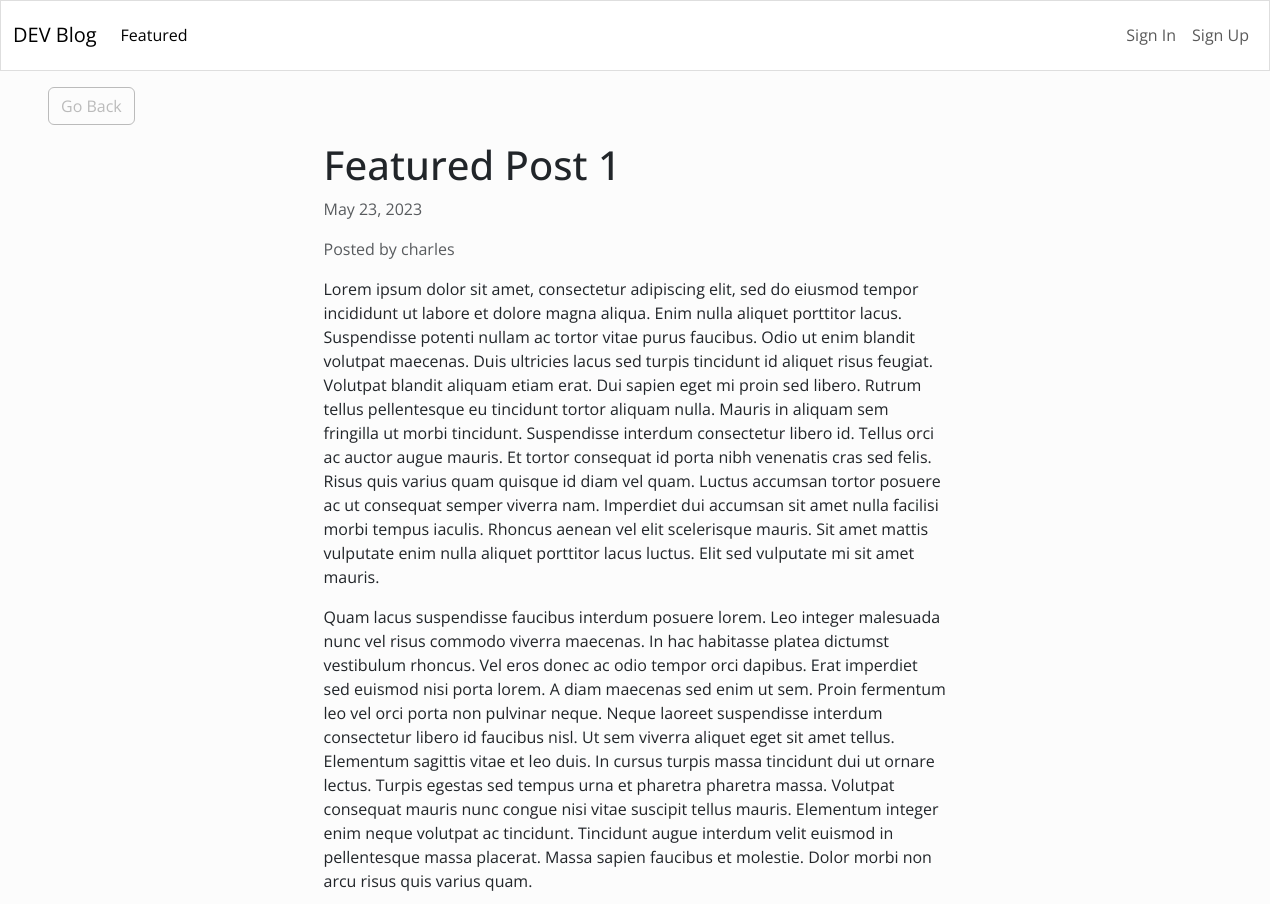
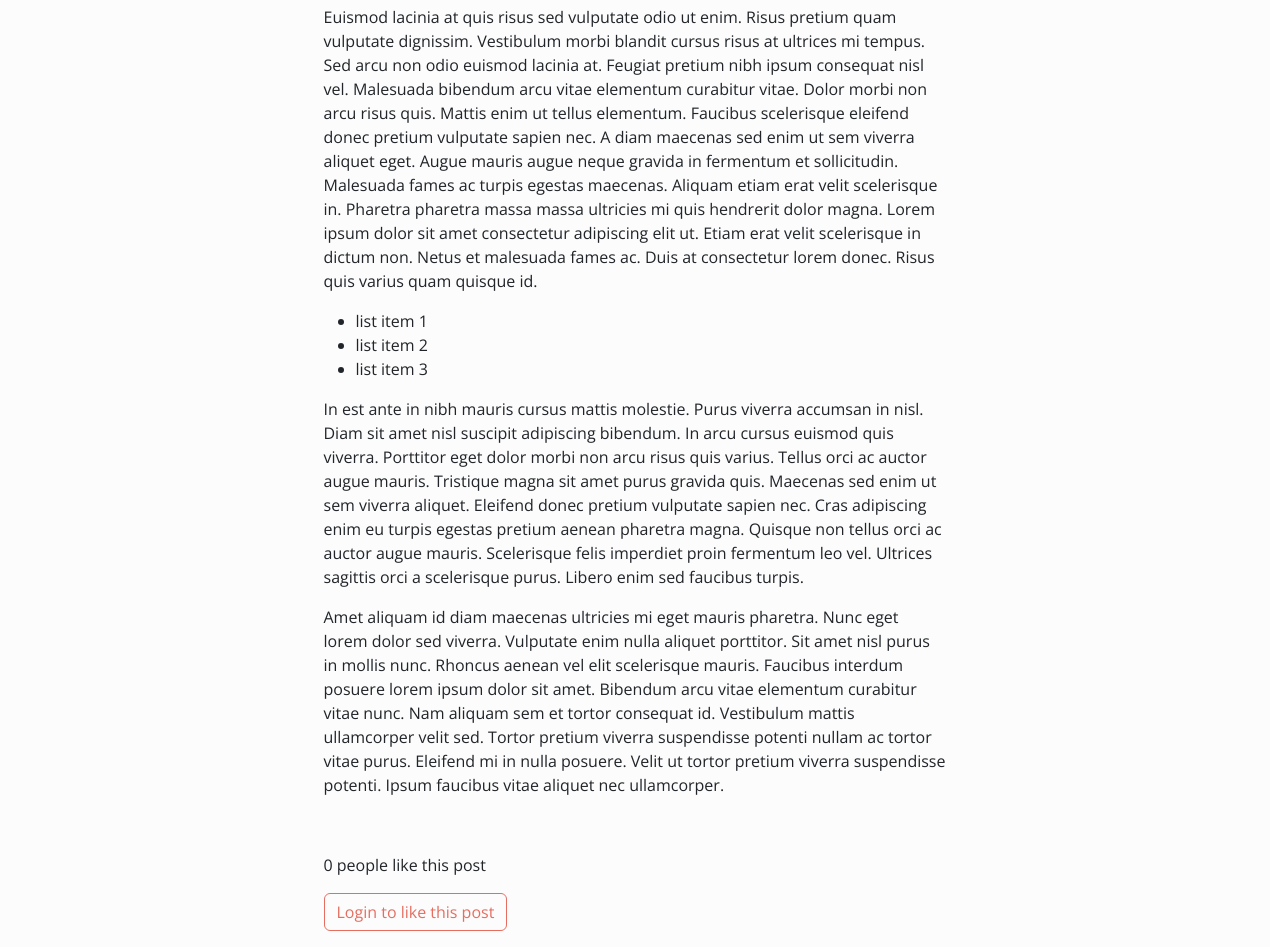
Page /2/ on the committed database (2 pictures, top to bottom).
### blog/models.py (models this page shows)
class Article(models.Model):
    title = models.CharField(max_length=255)
    content = HTMLField()
    date = models.DateField(auto_now_add=True)
    author = models.ForeignKey(User, on_delete=models.CASCADE)
    featured = models.BooleanField(default=False)
    likes = models.ManyToManyField(User, related_name='likes', blank=True)

### blog/views.py (the view)
# urls.py: path('<int:pk>/', DetailArticleView.as_view(), name='detail_article'),
class DetailArticleView(DetailView):
    model = Article
    template_name = 'blog/blog_post.html'
    def get_context_data(self, *args, **kwargs):
        context = super(DetailArticleView, self).get_context_data(*args, **kwargs)
        context['liked_by_user'] = False
        article = Article.objects.get(id=self.kwargs.get('pk'))
        if article.likes.filter(pk=self.request.user.id).exists():
            context['liked_by_user'] = True
        return context

### blog/templates/blog/blog_post.html (shortened to what this page needs)
{% extends 'blog/base.html' %}
{% block content %}
 <div class="row">
     <div class="col-md-12 col-12 mx-md-5 mx-2 mt-md-3 my-3">
        <a class="btn btn-outline-secondary" href="{% url 'index' %}">Go Back</a>
     </div>
 </div>
 <div class="row">
    <div class="col-md-6 col-11 mx-md-auto mb-3 pb-2 mx-3">
        <h1>{{ object.title }}</h1>
        <p class="text-muted">{{ object.date }}</p>
        <p class="text-muted">Posted by {{ object.author.username }}</p>
        <div class="">
            {{ object.content|safe }}
        </div>
    </div>
 </div>
 <div class="row my-3">
   <div class="col-md-6 col-12 mx-md-auto mx-3">
    {% if object.likes.count == 1 %}
        <p>{{ object.likes.count }} person likes this post</p>
    {% else %}
        <p>{{ object.likes.count }} people like this post</p>
    {% endif %}
    {% if request.user.is_authenticated %}
        {% if liked_by_user %}
           <form method = "POST" action = "{% url 'like_article' object.id %}">
               {% csrf_token %}
               <button class="btn btn-outline-primary"><ion-icon name="heart-dislike-outline"></ion-icon> Unlike this post</button>
           </form>
        {% else %}
             <form method = "POST" action = "{% url 'like_article' object.id %}">
                  {% csrf_token %}
                 <button class="btn btn-outline-primary"><ion-icon name="heart-outline"></ion-icon>
                    Like this post</button>
             </form>
        {% endif %}
    {% else %}
     <button class="btn btn-outline-primary" disabled> Login to like this post</button>
    {% endif %}
   </div>
 </div>
{% endblock %}

### rows in the picture
Article: title "Featured Post 1", date "May 23, 2023", author.username "charles", content "Lorem ipsum dolor sit amet, consectetur adipiscing elit, sed do eiusmod tempor incididunt ut labore et dolore magna aliqua. Enim nulla aliquet porttitor lacus. Suspendisse potenti nullam ac tortor vitae purus faucibus. Odio ut enim blandit volutpat maecenas. Duis ultricies lacus sed turpis tincidunt id aliquet risus feugiat. Volutpat blandit aliquam etiam erat. Dui sapien eget mi proin sed libero. Rutrum tellus pellentesque eu tincidunt tortor aliquam nulla. Mauris in aliquam sem fringilla ut morbi tincidunt. Suspendisse interdum consectetur libero id. Tellus orci ac auctor augue mauris. Et tortor consequat id porta nibh venenatis cras sed felis. Risus quis varius quam quisque id diam vel…", likes.count "0"
